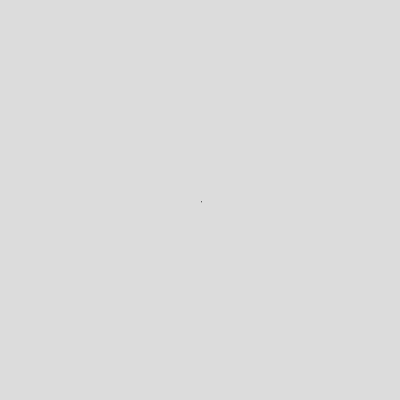
Frame 1 (no input)
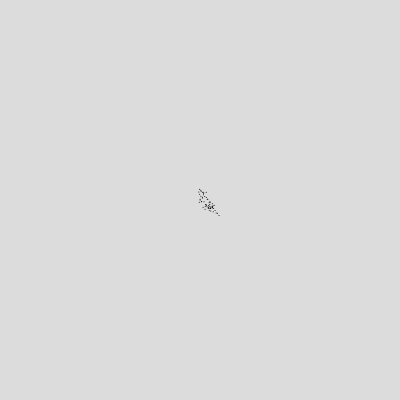
Frame 60 (no input)
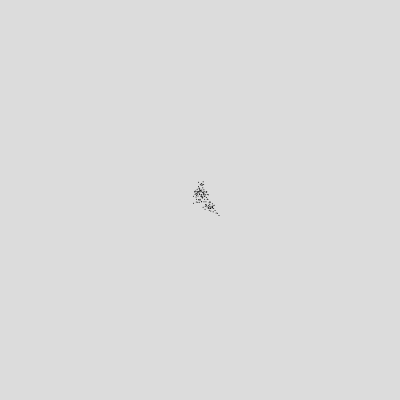
Frame 120 (the mouse pressed at the canvas centre since frame 60)

The p5.js sketch that drew these frames (run headless with seeded random() and noise() and a simulated clock; from frame 60 on, the mouse is pressed at the canvas centre):

// p5.js sketch
// ── sketch.js
// exercise 6
// goal: Use a custom probability distribution to vary the size of
// the random walker’s steps. The step size can be determined by
// influencing the range of values picked with a qualifying random
// value. Can you map the probability to a quadratic function by
// making the likelihood that a value is picked equal to the value
// squared?
// date: 2026-10-15

let walker;

function setup() {
  createCanvas(400, 400);
  background(220);
  walker = new Walker();
}

function draw() {
  walker.step();
  walker.show();
}

class Walker {
  constructor() {
    this.x = width / 2;
    this.y = width / 2;
  }

  step() {
    let Xstep;
    let Ystep;

    while (true) {
      let r1 = random(-3, 3);
      let probability = Math.abs(r1);
      let r2 = random(-3, 3);

      if (Math.abs(r2) < probability) {
        Xstep = r1;
        break;
      }
    }

    while (true) {
      let r1 = random(-3, 3);
      let probability = Math.abs(r1);
      let r2 = random(-3, 3);

      if (Math.abs(r2) < probability) {
        Ystep = r1;
        break;
      }
    }

    this.x += Xstep;
    this.y += Ystep;
  }

  show() {
    stroke(0);
    point(this.x, this.y);
  }
}
